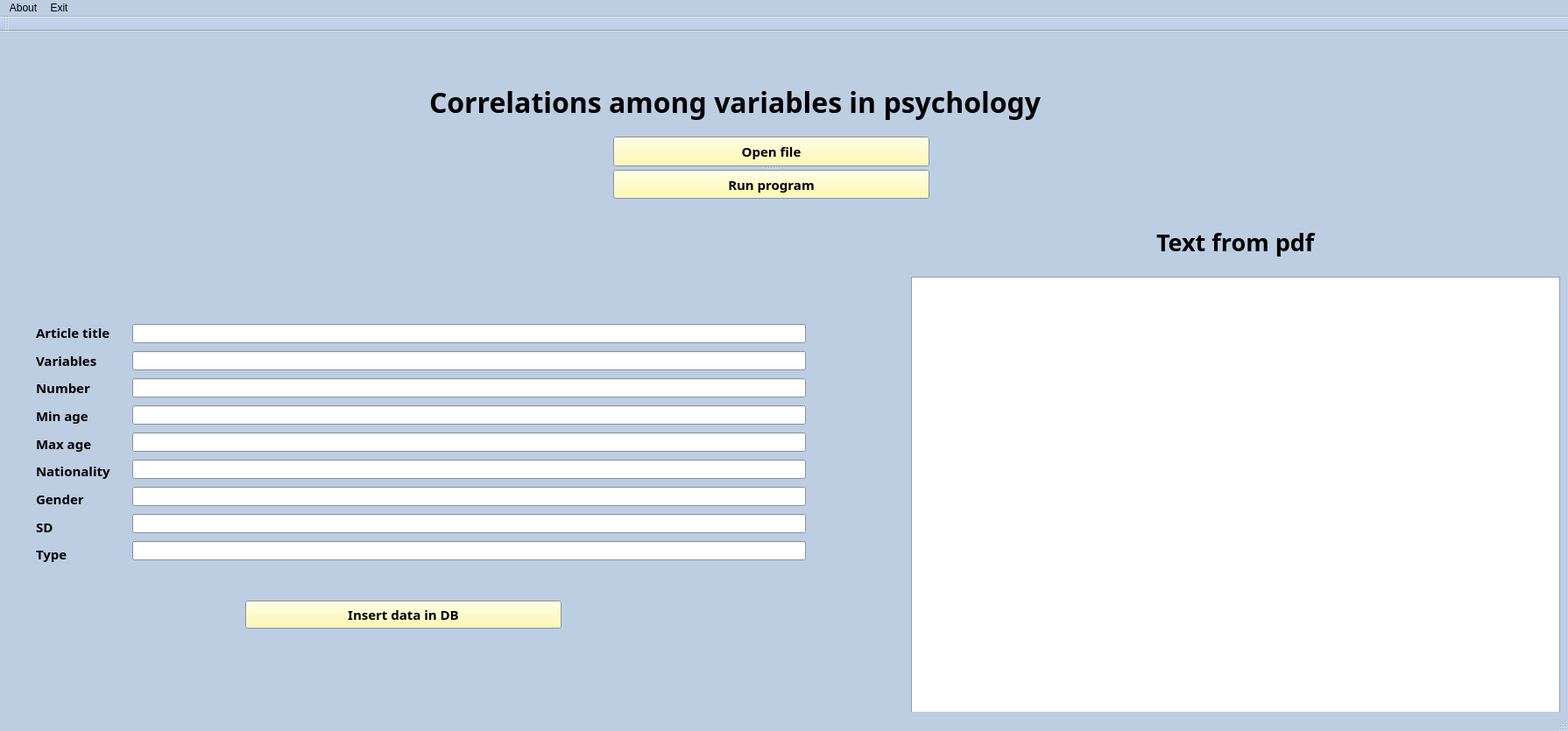
<?xml version="1.0" encoding="UTF-8"?>
<ui version="4.0">
 <class>QtGuiApplication2Class</class>
 <widget class="QMainWindow" name="QtGuiApplication2Class">
  <property name="geometry">
   <rect>
    <x>0</x>
    <y>0</y>
    <width>1790</width>
    <height>835</height>
   </rect>
  </property>
  <property name="palette">
   <palette>
    <active>
     <colorrole role="Button">
      <brush brushstyle="SolidPattern">
       <color alpha="255">
        <red>255</red>
        <green>252</green>
        <blue>155</blue>
       </color>
      </brush>
     </colorrole>
     <colorrole role="Light">
      <brush brushstyle="SolidPattern">
       <color alpha="255">
        <red>255</red>
        <green>255</green>
        <blue>255</blue>
       </color>
      </brush>
     </colorrole>
     <colorrole role="Base">
      <brush brushstyle="SolidPattern">
       <color alpha="255">
        <red>255</red>
        <green>255</green>
        <blue>255</blue>
       </color>
      </brush>
     </colorrole>
     <colorrole role="Window">
      <brush brushstyle="SolidPattern">
       <color alpha="255">
        <red>189</red>
        <green>206</green>
        <blue>227</blue>
       </color>
      </brush>
     </colorrole>
    </active>
    <inactive>
     <colorrole role="Button">
      <brush brushstyle="SolidPattern">
       <color alpha="255">
        <red>255</red>
        <green>252</green>
        <blue>155</blue>
       </color>
      </brush>
     </colorrole>
     <colorrole role="Light">
      <brush brushstyle="SolidPattern">
       <color alpha="255">
        <red>255</red>
        <green>255</green>
        <blue>255</blue>
       </color>
      </brush>
     </colorrole>
     <colorrole role="Base">
      <brush brushstyle="SolidPattern">
       <color alpha="255">
        <red>255</red>
        <green>255</green>
        <blue>255</blue>
       </color>
      </brush>
     </colorrole>
     <colorrole role="Window">
      <brush brushstyle="SolidPattern">
       <color alpha="255">
        <red>189</red>
        <green>206</green>
        <blue>227</blue>
       </color>
      </brush>
     </colorrole>
    </inactive>
    <disabled>
     <colorrole role="Button">
      <brush brushstyle="SolidPattern">
       <color alpha="255">
        <red>255</red>
        <green>252</green>
        <blue>155</blue>
       </color>
      </brush>
     </colorrole>
     <colorrole role="Light">
      <brush brushstyle="SolidPattern">
       <color alpha="255">
        <red>255</red>
        <green>255</green>
        <blue>255</blue>
       </color>
      </brush>
     </colorrole>
     <colorrole role="Base">
      <brush brushstyle="SolidPattern">
       <color alpha="255">
        <red>189</red>
        <green>206</green>
        <blue>227</blue>
       </color>
      </brush>
     </colorrole>
     <colorrole role="Window">
      <brush brushstyle="SolidPattern">
       <color alpha="255">
        <red>189</red>
        <green>206</green>
        <blue>227</blue>
       </color>
      </brush>
     </colorrole>
    </disabled>
   </palette>
  </property>
  <property name="windowTitle">
   <string>QtGuiApplication2</string>
  </property>
  <widget class="QWidget" name="centralWidget">
   <widget class="QLabel" name="label">
    <property name="geometry">
     <rect>
      <x>490</x>
      <y>50</y>
      <width>1011</width>
      <height>61</height>
     </rect>
    </property>
    <property name="sizeIncrement">
     <size>
      <width>5</width>
      <height>5</height>
     </size>
    </property>
    <property name="font">
     <font>
      <family>Berlin Sans FB Demi</family>
      <pointsize>24</pointsize>
      <weight>75</weight>
      <bold>true</bold>
     </font>
    </property>
    <property name="text">
     <string>Correlations among variables in psychology</string>
    </property>
   </widget>
   <widget class="QSplitter" name="splitter">
    <property name="geometry">
     <rect>
      <x>700</x>
      <y>120</y>
      <width>361</width>
      <height>71</height>
     </rect>
    </property>
    <property name="orientation">
     <enum>Qt::Vertical</enum>
    </property>
    <widget class="QPushButton" name="pushButton">
     <property name="font">
      <font>
       <family>Berlin Sans FB Demi</family>
       <pointsize>11</pointsize>
       <weight>75</weight>
       <bold>true</bold>
      </font>
     </property>
     <property name="text">
      <string>Open file</string>
     </property>
    </widget>
    <widget class="QPushButton" name="pushButton_2">
     <property name="font">
      <font>
       <family>Berlin Sans FB Demi</family>
       <pointsize>11</pointsize>
       <weight>75</weight>
       <bold>true</bold>
      </font>
     </property>
     <property name="text">
      <string>Run program</string>
     </property>
    </widget>
   </widget>
   <widget class="QWidget" name="layoutWidget">
    <property name="geometry">
     <rect>
      <x>140</x>
      <y>320</y>
      <width>791</width>
      <height>301</height>
     </rect>
    </property>
    <layout class="QVBoxLayout" name="verticalLayout">
     <item>
      <widget class="QLineEdit" name="article_title"/>
     </item>
     <item>
      <widget class="QLineEdit" name="variables"/>
     </item>
     <item>
      <widget class="QLineEdit" name="participants_nr"/>
     </item>
     <item>
      <widget class="QLineEdit" name="min_age"/>
     </item>
     <item>
      <widget class="QLineEdit" name="max_age"/>
     </item>
     <item>
      <widget class="QLineEdit" name="nationality"/>
     </item>
     <item>
      <widget class="QLineEdit" name="genders"/>
     </item>
     <item>
      <widget class="QLineEdit" name="sd"/>
     </item>
     <item>
      <widget class="QLineEdit" name="type"/>
     </item>
    </layout>
   </widget>
   <widget class="QWidget" name="layoutWidget">
    <property name="geometry">
     <rect>
      <x>30</x>
      <y>320</y>
      <width>111</width>
      <height>301</height>
     </rect>
    </property>
    <layout class="QVBoxLayout" name="verticalLayout_2">
     <item>
      <widget class="QLabel" name="label_2">
       <property name="font">
        <font>
         <family>Berlin Sans FB Demi</family>
         <pointsize>11</pointsize>
         <weight>75</weight>
         <bold>true</bold>
        </font>
       </property>
       <property name="text">
        <string>Article title</string>
       </property>
      </widget>
     </item>
     <item>
      <widget class="QLabel" name="label_3">
       <property name="font">
        <font>
         <family>Berlin Sans FB Demi</family>
         <pointsize>11</pointsize>
         <weight>75</weight>
         <bold>true</bold>
        </font>
       </property>
       <property name="text">
        <string>Variables</string>
       </property>
      </widget>
     </item>
     <item>
      <widget class="QLabel" name="label_4">
       <property name="font">
        <font>
         <family>Berlin Sans FB Demi</family>
         <pointsize>11</pointsize>
         <weight>75</weight>
         <bold>true</bold>
        </font>
       </property>
       <property name="text">
        <string>Number</string>
       </property>
      </widget>
     </item>
     <item>
      <widget class="QLabel" name="label_5">
       <property name="font">
        <font>
         <family>Berlin Sans FB Demi</family>
         <pointsize>11</pointsize>
         <weight>75</weight>
         <bold>true</bold>
        </font>
       </property>
       <property name="text">
        <string>Min age</string>
       </property>
      </widget>
     </item>
     <item>
      <widget class="QLabel" name="label_6">
       <property name="font">
        <font>
         <family>Berlin Sans FB Demi</family>
         <pointsize>11</pointsize>
         <weight>75</weight>
         <bold>true</bold>
        </font>
       </property>
       <property name="text">
        <string>Max age</string>
       </property>
      </widget>
     </item>
     <item>
      <widget class="QLabel" name="label_7">
       <property name="font">
        <font>
         <family>Berlin Sans FB Demi</family>
         <pointsize>11</pointsize>
         <weight>75</weight>
         <bold>true</bold>
        </font>
       </property>
       <property name="text">
        <string>Nationality</string>
       </property>
      </widget>
     </item>
     <item>
      <widget class="QLabel" name="label_8">
       <property name="font">
        <font>
         <family>Berlin Sans FB Demi</family>
         <pointsize>11</pointsize>
         <weight>75</weight>
         <bold>true</bold>
        </font>
       </property>
       <property name="text">
        <string>Gender</string>
       </property>
      </widget>
     </item>
     <item>
      <widget class="QLabel" name="label_9">
       <property name="font">
        <font>
         <family>Berlin Sans FB Demi</family>
         <pointsize>11</pointsize>
         <weight>75</weight>
         <bold>true</bold>
        </font>
       </property>
       <property name="text">
        <string>SD</string>
       </property>
      </widget>
     </item>
     <item>
      <widget class="QLabel" name="label_10">
       <property name="font">
        <font>
         <family>Berlin Sans FB Demi</family>
         <pointsize>11</pointsize>
         <weight>75</weight>
         <bold>true</bold>
        </font>
       </property>
       <property name="text">
        <string>Type</string>
       </property>
      </widget>
     </item>
    </layout>
   </widget>
   <widget class="QPushButton" name="pushButton_3">
    <property name="geometry">
     <rect>
      <x>280</x>
      <y>650</y>
      <width>361</width>
      <height>32</height>
     </rect>
    </property>
    <property name="font">
     <font>
      <family>Berlin Sans FB Demi</family>
      <pointsize>11</pointsize>
      <weight>75</weight>
      <bold>true</bold>
     </font>
    </property>
    <property name="text">
     <string>Insert data in DB</string>
    </property>
   </widget>
   <widget class="QTextEdit" name="textEdit">
    <property name="geometry">
     <rect>
      <x>1040</x>
      <y>280</y>
      <width>741</width>
      <height>521</height>
     </rect>
    </property>
    <property name="html">
     <string>&lt;!DOCTYPE HTML PUBLIC &quot;-//W3C//DTD HTML 4.0//EN&quot; &quot;http://www.w3.org/TR/REC-html40/strict.dtd&quot;&gt;
&lt;html&gt;&lt;head&gt;&lt;meta name=&quot;qrichtext&quot; content=&quot;1&quot; /&gt;&lt;style type=&quot;text/css&quot;&gt;
p, li { white-space: pre-wrap; }
&lt;/style&gt;&lt;/head&gt;&lt;body style=&quot; font-family:'MS Shell Dlg 2'; font-size:8.25pt; font-weight:400; font-style:normal;&quot;&gt;
&lt;p style=&quot;-qt-paragraph-type:empty; margin-top:0px; margin-bottom:0px; margin-left:0px; margin-right:0px; -qt-block-indent:0; text-indent:0px; font-family:'MS Shell Dlg 2'; font-size:7.8pt;&quot;&gt;&lt;br /&gt;&lt;/p&gt;&lt;/body&gt;&lt;/html&gt;</string>
    </property>
   </widget>
   <widget class="QLabel" name="label_11">
    <property name="geometry">
     <rect>
      <x>1320</x>
      <y>220</y>
      <width>271</width>
      <height>41</height>
     </rect>
    </property>
    <property name="font">
     <font>
      <family>Berlin Sans FB Demi</family>
      <pointsize>20</pointsize>
      <weight>75</weight>
      <bold>true</bold>
     </font>
    </property>
    <property name="text">
     <string>Text from pdf</string>
    </property>
   </widget>
  </widget>
  <widget class="QToolBar" name="mainToolBar">
   <attribute name="toolBarArea">
    <enum>TopToolBarArea</enum>
   </attribute>
   <attribute name="toolBarBreak">
    <bool>false</bool>
   </attribute>
  </widget>
  <widget class="QStatusBar" name="statusBar"/>
  <widget class="QMenuBar" name="menuBar">
   <property name="geometry">
    <rect>
     <x>0</x>
     <y>0</y>
     <width>1790</width>
     <height>21</height>
    </rect>
   </property>
   <widget class="QMenu" name="menuAbout">
    <property name="title">
     <string>About</string>
    </property>
    <addaction name="actionAbout_application"/>
   </widget>
   <widget class="QMenu" name="menuExit">
    <property name="title">
     <string>Exit</string>
    </property>
    <addaction name="actionExit_application"/>
   </widget>
   <addaction name="menuAbout"/>
   <addaction name="menuExit"/>
  </widget>
  <action name="actionAbout">
   <property name="text">
    <string>About</string>
   </property>
  </action>
  <action name="actionExit">
   <property name="text">
    <string>Exit</string>
   </property>
  </action>
  <action name="actionAbout_application">
   <property name="text">
    <string>About application</string>
   </property>
  </action>
  <action name="actionExit_application">
   <property name="text">
    <string>Exit application</string>
   </property>
  </action>
 </widget>
 <layoutdefault spacing="6" margin="11"/>
 <resources>
  <include location="QtGuiApplication2.qrc"/>
 </resources>
 <connections/>
</ui>
